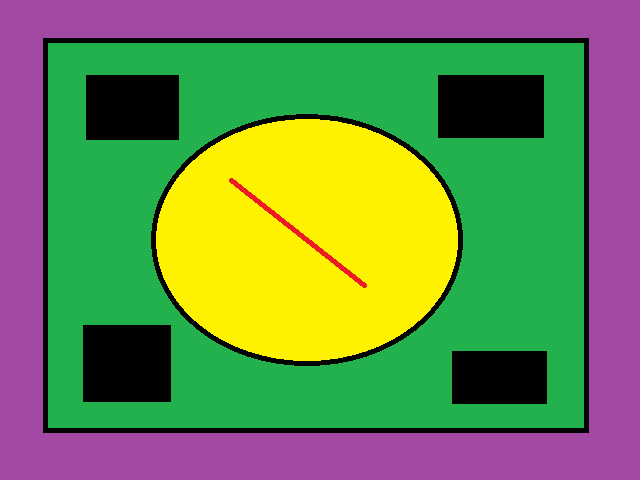
#> input picture image_over_UART/Picture.png, 640 x 480 px
$ python image_over_UART_ClearMem.py
#> lines starting #> are read from the running program, lines starting #| are printed output that depends on the picture; long printed decimals are rounded
import serial
import time
import os
import threading
import time
import msvcrt
import os.path
from os import path
from PIL import Image
from time import sleep
import sys
import numpy as np
from scipy import ndimage
from skimage.io import imread
import scipy.fftpack as fp
from serial import Serial


# DESCRIPTION --------------------------------------------------------------------------
#
# Clears target devices memory
#
# DESCRIPTION --------------------------------------------------------------------------

# USER EDITABLE CONSTANTS --------------------------------------------------------------

# WARNING | edit params to match your device | WARNING

BAUD_RATE = 115200
PORT = 'COM11'

TIMEOUT = 1     # timeout in seconds, in case target device freezes, for receive only

# USER EDITABLE CONSTANTS --------------------------------------------------------------


def waitForKeyPress():  # wait on keypress on new thread
    global breakNow
    global keyPressed
    while True:
        ch = msvcrt.getch()
        breakNow = True
        if(breakNow):
            break

def sendData(data):
    global ser
    temp = 0
    if(ser.is_open):
        #print("sending:", data)
        if(isinstance(data, int)):   # turn all chars to integers
            ser.write(bytearray([data]))
            return
        if(len(data) < 2):
            ser.write(bytes(data, encoding='utf8'))


def SerialInit():
    global ser
    ser.baudrate = BAUD_RATE
    ser.port = PORT
    ser.timout = 1
    ser.EIGHTBITS = serial.EIGHTBITS
    ser.parity = serial.PARITY_NONE
    ser.stopbits = serial.STOPBITS_ONE
    ser.open()

def receiveData(timeout):
    global ser
    endTime = time.time() + timeout
    while(1):
        if(ser.inWaiting()):
            return int.from_bytes(ser.read(), "big")    # returns int
        if(endTime < time.time()):
            return -1


    print("Quick test done!")

print()

breakNow = 0

t = threading.Thread(target=waitForKeyPress)
t.start()

ser = serial.Serial()

try:
    SerialInit()
except (OSError, serial.SerialException):
    print("Not connected or port already opened")
    exit()

print()
print("Memory cleaner v1.1 extra cleanish")
print()

#test()

inc = 0

print()
print("Clearing memory")
print()


# [16 lines of commented-out code are left out]
y = 0
x = 0

##im = np.mean(imread('Test_01.png'), axis=2)
##data = np.array(im, dtype=float)
##print(np.mean(im))

im = np.mean(imread('Picture.png'), axis=2)
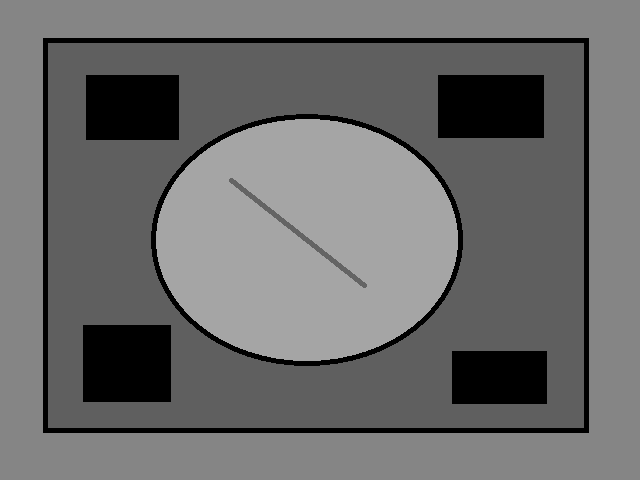
#> im: shape (480, 640) float64; min 0, max 165.7, mean 107.9
data = np.array(im, dtype=float)
print(np.mean(im))
#| 107.880

for i in range(307200):

    sendData(int(im[y][x]))
    if (x < 639):
        x = x+1
    else:
        x = 0
        y = y +1
#> after the loop, y = 480

    #print(x)
print()
print("Done!")
